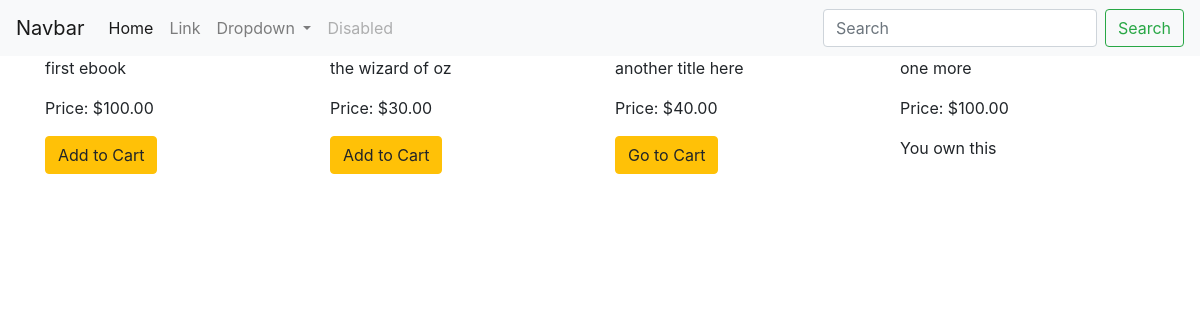
Before: /products/ (signed in) with the older database file.
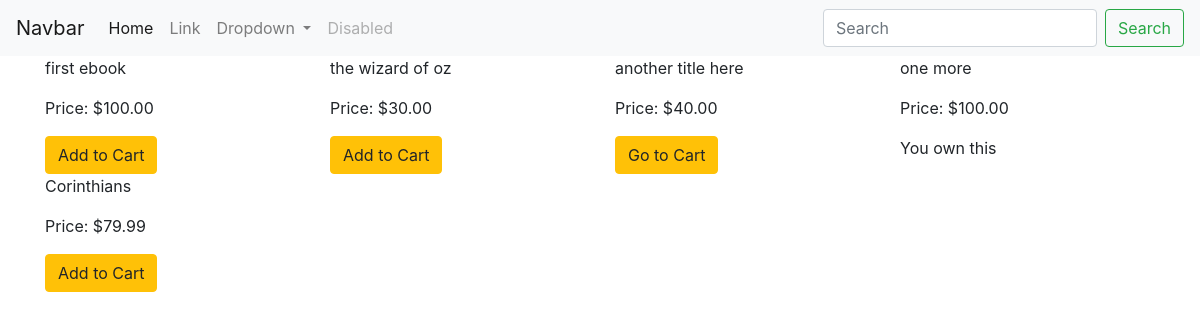
After: the same page with the newer database file.
### products/models.py (models this page shows, shortened)
class Product(models.Model):
    name = models.CharField(max_length=120)
    description = models.CharField(max_length=500,null=True,blank=True)
    download = models.FileField(upload_to=download_loc,storage=FileSystemStorage(location=protected_loc),null=True,blank=True)
    price = models.DecimalField(max_digits=60,decimal_places=2)
    sale_price = models.DecimalField(max_digits=60,decimal_places=2,null=True,blank=True)
    slug= models.SlugField()
    timestamp = models.DateTimeField(auto_now_add=True,auto_now=False)
    updated = models.DateTimeField(auto_now_add=False,auto_now=True)
    active = models.BooleanField(default=True)

### products/views.py (the view)
# urls.py: url(r'^', product_list, name='product-list'),
@login_required
def product_list(request):
    object_list = Product.objects.all()
    filtered_orders = Order.objects.filter(owner=request.user.profile, is_ordered=False)
    current_order_products = []
    if filtered_orders.exists():
    	user_order = filtered_orders[0]
    	user_order_items = user_order.items.all()
    	current_order_products = [product.product for product in user_order_items]
    context = {
        'object_list': object_list,
        'current_order_products': current_order_products
    }
    return render(request, "products/product_list.html", context)

### products/templates/products/product_list.html (shortened to what this page needs)
{% extends 'base.html' %}
{% block content %}
    <div class="row">
    {% for object in object_list %}
        <div class="col-sm-3">
            <p>{{ object.name }}</p>
            <p>Price: ${{ object.price }}</p>
            {% if object in user.profile.ebooks.all %}
            You own this
            {% elif object in current_order_products %}
            <a href="{% url 'shopping_cart:order_summary' %}" class="btn btn-warning">Go to Cart</a>
            {% else %}
            <a href="{% url 'shopping_cart:add_to_cart' object.id %}" class="btn btn-warning">Add to Cart</a>
            {% endif %}
        </div>
    {% endfor %}
    </div>
{% endblock content %}

### templates/base.html (shortened to what this page needs)
<!DOCTYPE html>
<html lang="en">
<head>
    <link href="https://stackpath.bootstrapcdn.com/bootstrap/4.1.1/css/bootstrap.min.css" rel="stylesheet">
    <link rel="stylesheet" href="https://use.fontawesome.com/releases/v5.0.13/css/all.css">
</head>
<body>
    {% include 'navbar.html' %}
    <div class="container">
        {% block content %}{% endblock content %}
    </div>
</body>
</html>

### templates/navbar.html (shortened to what this page needs)
<nav class="navbar navbar-expand-lg navbar-light bg-light">
  <a class="navbar-brand" href="#">Navbar</a>
  <div class="collapse navbar-collapse" id="navbarSupportedContent">
    <ul class="navbar-nav mr-auto">
      <li class="nav-item active">
        <a class="nav-link" href="#">Home <span class="sr-only">(current)</span></a>
      </li>
      <li class="nav-item">
        <a class="nav-link" href="#">Link</a>
      </li>
      <li class="nav-item dropdown">
        <a class="nav-link dropdown-toggle" href="#" id="navbarDropdown" role="button" data-toggle="dropdown" aria-haspopup="true" aria-expanded="false">
          Dropdown
        </a>
      </li>
      <li class="nav-item">
        <a class="nav-link disabled" href="#" tabindex="-1" aria-disabled="true">Disabled</a>
      </li>
    </ul>
    <form class="form-inline my-2 my-lg-0">
      <input class="form-control mr-sm-2" type="search" placeholder="Search" aria-label="Search">
      <button class="btn btn-outline-success my-2 my-sm-0" type="submit">Search</button>
    </form>
  </div>
</nav>

Changed rows visible on the page:
added Product: name "Corinthians", price "79.99", shows "Add to Cart"
